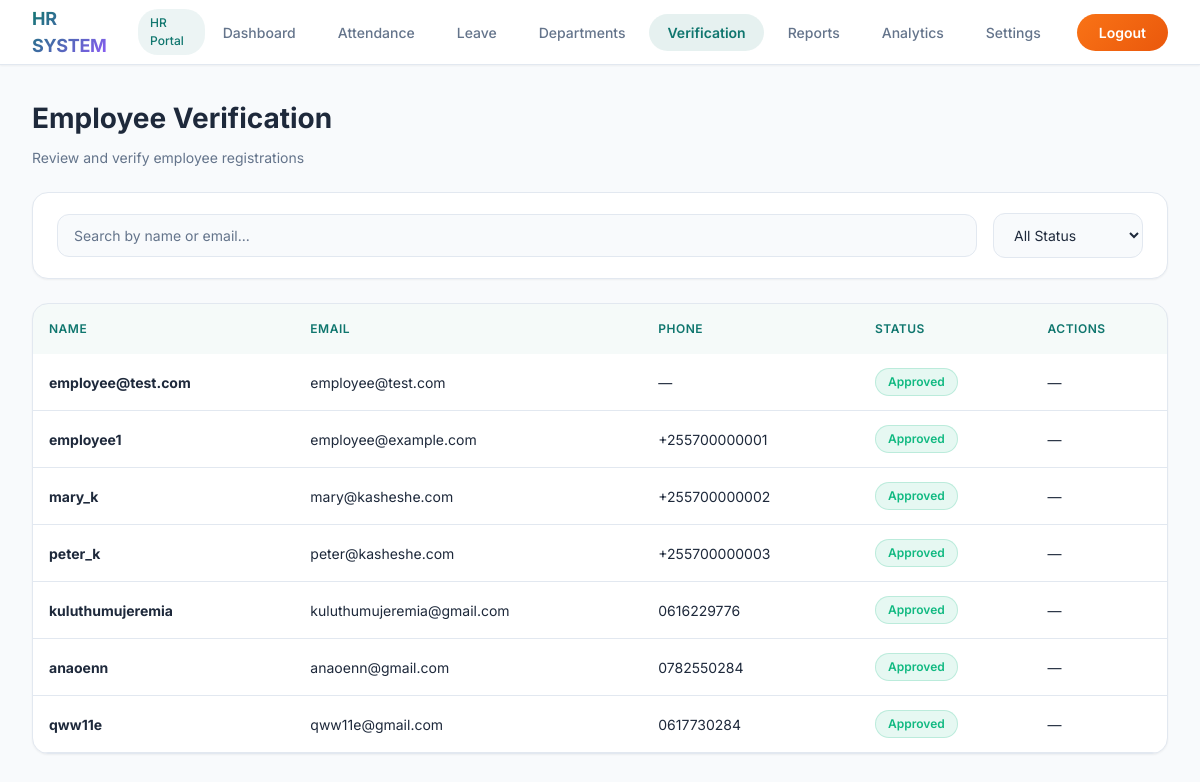
Page /employee-verification/ (signed in) on the committed database.
### users/models.py (models this page shows, shortened)
class Profile(models.Model):
    ROLE_CHOICES = (
        ('admin', 'Admin'),
        ('hr', 'HR'),
        ('employee', 'Employee'),
    )
    STATUS_CHOICES = (
        ('pending', 'Pending'),
        ('approved', 'Approved'),
        ('rejected', 'Rejected'),
    )
    user = models.OneToOneField(User, on_delete=models.CASCADE)
    role = models.CharField(max_length=10, choices=ROLE_CHOICES)
    status = models.CharField(max_length=10, choices=STATUS_CHOICES, default='pending')
    phone_number = models.CharField(max_length=15, blank=True, null=True)
    company = models.ForeignKey(Company, on_delete=models.CASCADE, null=True, blank=True, related_name='profiles')
    class Meta:
        indexes = [
            models.Index(fields=['role', 'status']),
            models.Index(fields=['company', 'role']),
            models.Index(fields=['user', 'role']),
        ]

### users/views.py (the view, shortened to what this page needs)
# urls.py: path("employee-verification/", views.employee_verification_page, name="employee_verification"),
@login_required(login_url="users:login")
def employee_verification_page(request):
    profile = Profile.objects.filter(user=request.user).first()
    if request.user.is_superuser:
        pending_employees = Profile.objects.filter(role="employee", status="pending")
        approved_employees = Profile.objects.filter(role="employee", status="approved")
        rejected_employees = Profile.objects.filter(role="employee", status="rejected")
    return render(request, "users/employee_verification.html", {
        "pending_employees": pending_employees,
        "approved_employees": approved_employees,
        "rejected_employees": rejected_employees,
    })

### users/templates/users/employee_verification.html (shortened to what this page needs)
<!DOCTYPE html>
<html>
<head>
</head>
<body>
<div class="top-bar-nav">
    <div class="top-bar-container">
        <div class="logo-section">
            <div class="logo"><span>HR SYSTEM</span></div>
            <div class="company-badge">{{ company.name|default:"HR Portal" }}</div>
        </div>
        <div class="nav-menu" id="navMenu">
            <a href="{% url 'users:hr_dashboard' %}">Dashboard</a>
            <a href="{% url 'users:attendance_page' %}">Attendance</a>
            <a href="{% url 'users:leave_page' %}">Leave</a>
            <a href="{% url 'users:departments_page' %}">Departments</a>
            <a href="{% url 'users:employee_verification' %}" class="active">Verification</a>
            <a href="{% url 'users:report_page' %}">Reports</a>
            <a href="{% url 'users:analytics_page' %}">Analytics</a>
            <a href="{% url 'users:company_settings' %}">Settings</a>
            <a href="{% url 'users:logout' %}" class="logout-nav">Logout</a>
        </div>
    </div>
</div>
<div class="main-container">
    <div class="page-header">
        <h1>Employee Verification</h1>
        <p>Review and verify employee registrations</p>
    </div>
    <div class="controls-card">
        <input type="text" id="searchInput" class="search-input" placeholder="Search by name or email...">
        <select id="filterStatus" class="filter-select">
            <option value="all">All Status</option>
        </select>
    </div>
    <div class="table-card">
        <div class="table-wrapper">
            <table id="employeeTable">
                <thead>
                    <tr>
                        <th>Name</th>
                        <th>Email</th>
                        <th>Phone</th>
                        <th>Status</th>
                        <th>Actions</th>
                    </tr>
                </thead>
                <tbody>
                    {% for emp in approved_employees %}
                    <tr data-status="approved">
                        <td><strong>{{ emp.user.username }}</strong></td>
                        <td>{{ emp.user.email }}</td>
                        <td>{{ emp.phone_number|default:"—" }}</td>
                        <td><span class="badge badge-approved">Approved</span></td>
                        <td>—</td>
                    </tr>
                    {% endfor %}
                </tbody>
            </table>
        </div>
    </div>
</div>
</body>
</html>

### users/templates/users/employee_verification.html (style rules this page uses)
:root { --primary: #0F766E; --secondary: #14B8A6; --background: #F8FAFC; --card-bg: #FFFFFF; --text-primary: #1E293B; --text-secondary: #64748B; --border: #E2E8F0; --orange: #F97316; --purple: #8B5CF6; --pending: #F59E0B; --approved: #10B981; --rejected: #EF4444; --shadow-sm: 0 1px 2px rgba(0,0,0,0.05); --shadow-md: 0 4px 6px -1px rgba(0,0,0,0.1); --shadow-lg: 0 10px 15px -3px rgba(0,0,0,0.1); --shadow-luxury: 0 6px 24px rgba(15,23,42,0.08); --radius-sm: 8px; --radius-md: 12px; --radius-lg: 16px; --transition: all 0.2s ease; }
* { box-sizing: border-box; margin: 0; padding: 0; }
body { font-family: 'Inter', -apple-system, sans-serif; background: var(--background); color: var(--text-primary); min-height: 100vh; line-height: 1.5; }
.top-bar-nav { background: var(--card-bg); border-bottom: 1px solid var(--border); position: sticky; top: 0; z-index: 100; box-shadow: var(--shadow-sm); }
.top-bar-container { display: flex; align-items: center; justify-content: space-between; padding: 0 32px; max-width: 1400px; margin: 0 auto; height: 64px; }
.logo-section { display: flex; align-items: center; gap: 24px; }
.logo { font-size: 18px; font-weight: 700; color: var(--primary); letter-spacing: -0.3px; }
.logo span { background: linear-gradient(135deg, var(--primary), var(--purple)); -webkit-background-clip: text; -webkit-text-fill-color: transparent; }
.company-badge { background: rgba(15,118,110,0.08); border-radius: 20px; padding: 5px 12px; font-size: 12px; font-weight: 500; color: var(--primary); }
.nav-menu { display: flex; gap: 6px; align-items: center; }
.nav-menu a { text-decoration: none; color: var(--text-secondary); padding: 8px 18px; border-radius: 30px; font-size: 14px; font-weight: 500; transition: var(--transition); }
.nav-menu a.active { background: rgba(15,118,110,0.1); color: var(--primary); font-weight: 600; }
.logout-nav { background: linear-gradient(135deg, var(--orange), #EA580C); color: white !important; padding: 8px 22px !important; border-radius: 30px !important; margin-left: 12px; font-weight: 600 !important; }
.main-container { padding: 32px; max-width: 1400px; margin: 0 auto; }
.page-header { margin-bottom: 24px; }
.page-header h1 { font-size: 28px; font-weight: 700; color: var(--text-primary); margin-bottom: 8px; }
.page-header p { color: var(--text-secondary); font-size: 14px; }
.controls-card { background: var(--card-bg); border: 1px solid var(--border); border-radius: var(--radius-lg); padding: 20px 24px; margin-bottom: 24px; display: flex; gap: 16px; flex-wrap: wrap; align-items: center; box-shadow: var(--shadow-sm); }
.search-input { flex: 1; min-width: 250px; padding: 12px 16px; border-radius: var(--radius-md); border: 1px solid var(--border); background: var(--background); color: var(--text-primary); outline: none; font-size: 14px; font-family: 'Inter', sans-serif; transition: var(--transition); }
.search-input::placeholder { color: var(--text-secondary); }
.filter-select { padding: 12px 16px; border-radius: var(--radius-md); border: 1px solid var(--border); background: var(--background); color: var(--text-primary); outline: none; font-size: 14px; font-family: 'Inter', sans-serif; cursor: pointer; min-width: 150px; transition: var(--transition); }
.table-card { background: var(--card-bg); border: 1px solid var(--border); border-radius: var(--radius-lg); overflow: hidden; box-shadow: var(--shadow-sm); }
.table-wrapper { width: 100%; overflow-x: auto; }
table { width: 100%; border-collapse: collapse; min-width: 700px; }
th { background: rgba(15,118,110,0.04); color: var(--primary); padding: 16px; text-align: left; font-weight: 600; font-size: 12px; text-transform: uppercase; letter-spacing: 0.5px; }
td { padding: 14px 16px; border-bottom: 1px solid var(--border); text-align: left; color: var(--text-primary); font-size: 14px; }
tbody tr { transition: var(--transition); }
.badge { display: inline-block; padding: 4px 12px; border-radius: 30px; font-size: 12px; font-weight: 600; }
.badge-approved { background: rgba(16,185,129,0.1); color: var(--approved); border: 1px solid rgba(16,185,129,0.2); }

### rows in the picture
Profile: user.username "employee@test.com", user.email "employee@test.com", phone_number "—"
Profile: user.username "employee1", user.email "employee@example.com", phone_number "+255700000001"
Profile: user.username "mary_k", user.email "mary@kasheshe.com", phone_number "+255700000002"
Profile: user.username "peter_k", user.email "peter@kasheshe.com", phone_number "+255700000003"
Profile: user.username "kuluthumujeremia", user.email "kuluthumujeremia@gmail.com", phone_number "0616229776"
Profile: user.username "anaoenn", user.email "anaoenn@gmail.com", phone_number "0782550284"
Profile: user.username "qww11e", user.email "qww11e@gmail.com", phone_number "0617730284"

### other values in the picture
{{ company.name|default:"HR Portal" }} "HR Portal"
